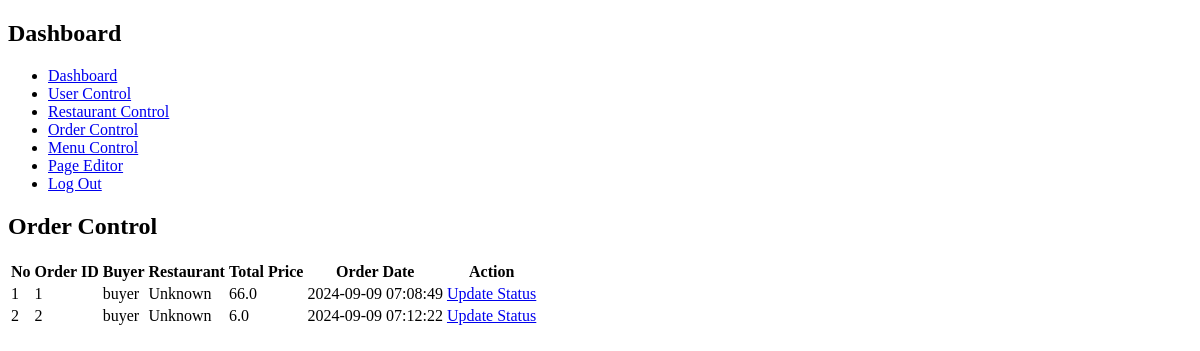
The page /ordercontrol on the database as committed earlier.
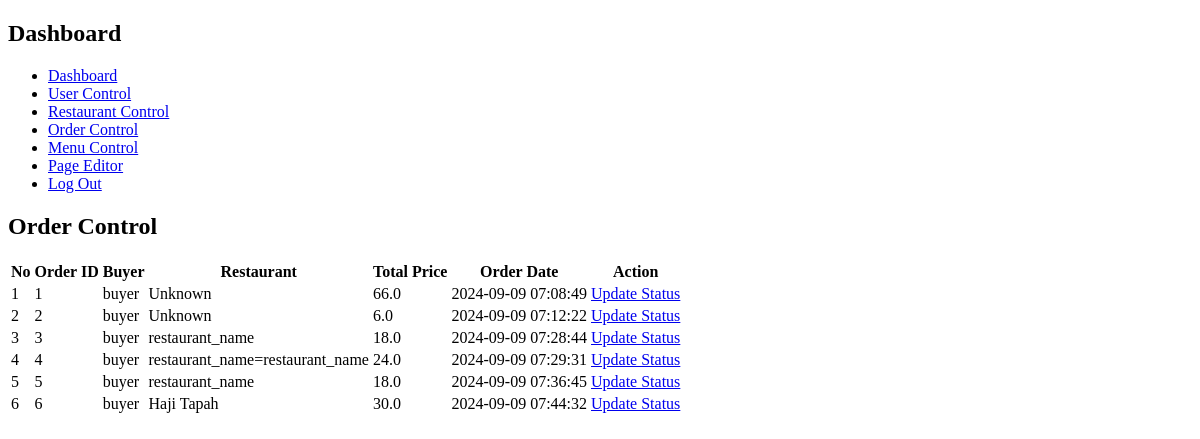
The same page on the database as committed later.
### tables this page shows
CREATE TABLE orders (
                id INTEGER PRIMARY KEY AUTOINCREMENT,
                buyer_username TEXT NOT NULL,
                restaurant_name TEXT NOT NULL,
                item_name TEXT NOT NULL,
                total_price REAL NOT NULL,
                quantity INTEGER NOT NULL,
                order_date TIMESTAMP DEFAULT CURRENT_TIMESTAMP, 
                order_status TEXT DEFAULT 'pending'
            );

### app.py (the view)
@app.route('/ordercontrol')
def order_control():
    conn = get_db_connection()
    cursor = conn.cursor()
    cursor.execute('SELECT * FROM orders')
    orders = cursor.fetchall()
    conn.close()
    return render_template('ordercontrol.html', orders=orders)

### app.py (called while the page is built)
def get_db_connection():
    con = sqlite3.connect("database.db")
    con.row_factory = sqlite3.Row
    return con

### templates/ordercontrol.html (shortened to what this page needs)
<!DOCTYPE html>
<html lang="en">
<head>
</head>
<body>
    <div class="sidebar">
        <h2>Dashboard</h2>
        <ul>
            <li><a href="/admin">Dashboard</a></li>
            <li><a href="/usercontrol">User Control</a></li>
            <li><a href="/restaurantcontrol">Restaurant Control</a></li>
            <li><a href="/ordercontrol">Order Control</a></li>
            <li><a href="/menucontrol">Menu Control</a></li>
            <li><a href="/pageEditor">Page Editor</a></li>
            <li><a href="/logout">Log Out</a></li>
        </ul>
    </div>
    <div class="content">
      <h2>Order Control</h2>
      <table>
          <thead>
              <tr>
                  <th>No</th>
                  <th>Order ID</th>
                  <th>Buyer</th>
                  <th>Restaurant</th>
                  <th>Total Price</th>
                  <th>Order Date</th>
                  <th>Action</th>
              </tr>
          </thead>
          <tbody>
              {% for order in orders %}
              <tr>
                  <td>{{ loop.index }}</td>
                  <td>{{ order.id }}</td>
                  <td>{{ order.buyer_username }}</td>
                  <td>{{ order.restaurant_name }}</td>
                  <td>{{ order.total_price }}</td>
                  <td>{{ order.order_date }}</td>
                  <td><a href="/updateorderstatus/{{ order.id }}">Update Status</a></td>
               </tr>
               {% endfor %}
           </tbody>
       </table>
   </div>
</body>
</html>

Rows that differ between the two databases and show on the page:
added orders: id "3", buyer_username "buyer", restaurant_name "restaurant_name", total_price "18.0", order_date "2024-09-09 07:28:44"
added orders: id "4", buyer_username "buyer", restaurant_name "restaurant_name=restaurant_name", total_price "24.0", order_date "2024-09-09 07:29:31"
added orders: id "5", buyer_username "buyer", restaurant_name "restaurant_name", total_price "18.0", order_date "2024-09-09 07:36:45"
added orders: id "6", buyer_username "buyer", restaurant_name "Haji Tapah", total_price "30.0", order_date "2024-09-09 07:44:32"
